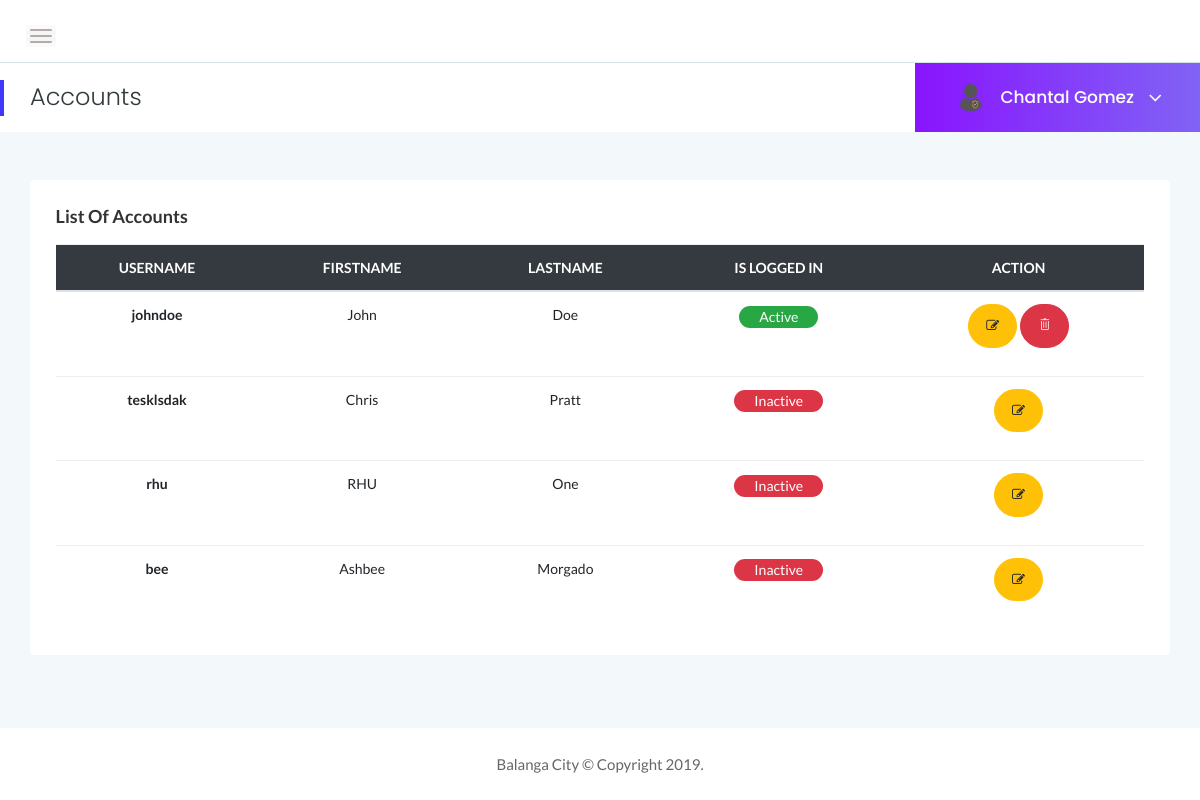
The app's page /admin/accounts.php (signed in), older data.
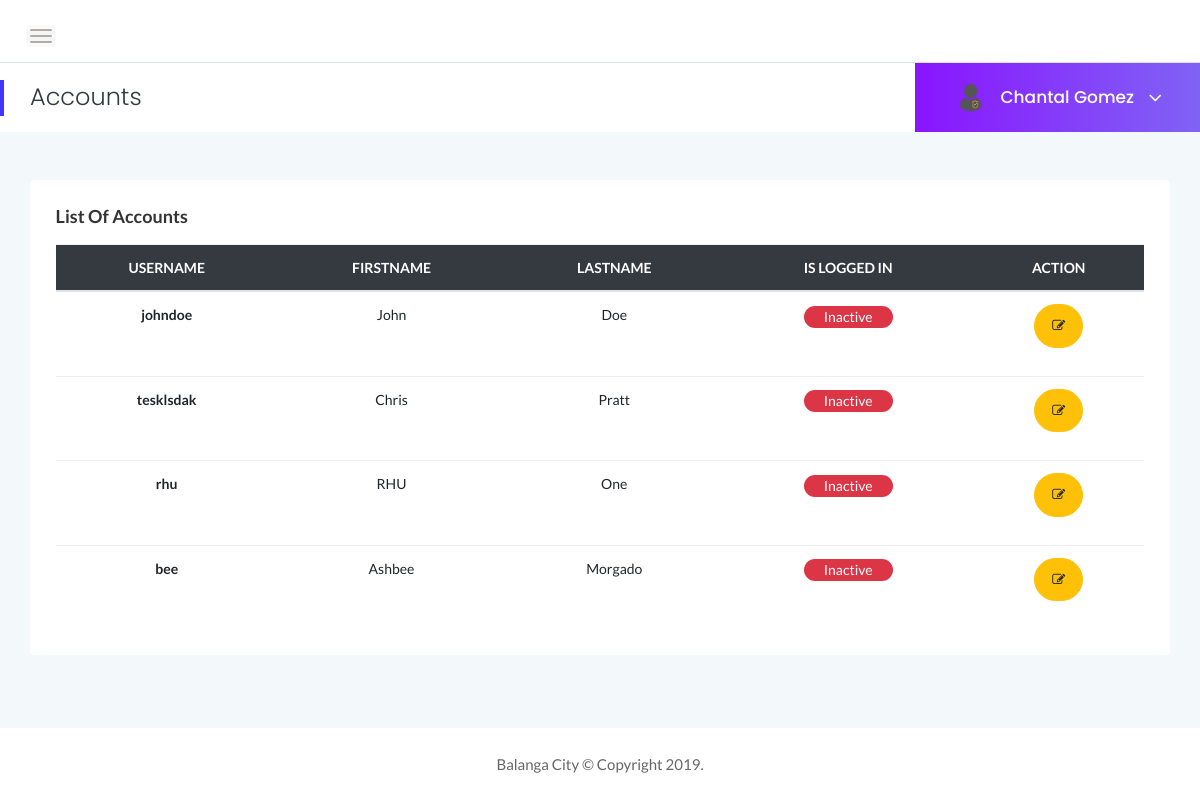
The same page, newer data.
### tables this page shows
CREATE TABLE `users` (
  `id` int(11) NOT NULL AUTO_INCREMENT,
  `username` varchar(255) DEFAULT NULL,
  `firstname` varchar(255) DEFAULT NULL,
  `isAdmin` tinyint(1) DEFAULT '0',
  `lastname` varchar(255) DEFAULT NULL,
  `password` varchar(255) DEFAULT NULL,
  `date_created` datetime DEFAULT CURRENT_TIMESTAMP,
  `date_updated` datetime DEFAULT CURRENT_TIMESTAMP,
  `isDeleted` tinyint(1) DEFAULT '0',
  `isLoggedIn` tinyint(1) DEFAULT '0',
  PRIMARY KEY (`id`)
);

### functions.php (called while the page is built, shortened)
<?php
function getName(){
	if(isset($_SESSION['user'])){
		return $_SESSION['user']['firstname'].' '.$_SESSION['user']['lastname'];
	}
	return "DEMO TEST";
}
function getUsers($isAdmin = false){
	$conn = mysqli_connect("localhost","root","","outbreak");
	$sql = "Select * from users where isDeleted=false and isAdmin = '$isAdmin'";
	$res = mysqli_fetch_all(mysqli_query($conn,$sql),MYSQLI_ASSOC);
	return $res;
}
?>

### admin/accounts.php (the view, shortened to what this page needs)
<!DOCTYPE html>
<html>
<head>
<?php
    include "../includes/head.php";
?>
</head>
<body>
    <div class="page-container">
        <div class="main-content">
            <div class="header-area">
                <div class="row align-items-center">
                    <div class="col-md-6 col-sm-8 clearfix">
                        <div class="nav-btn pull-left">
                            <span></span>
                            <span></span>
                            <span></span>
                        </div>
                    </div>
                </div>
            </div>
            <div class="page-title-area">
                <div class="row align-items-center">
                    <div class="col-sm-6">
                        <div class="breadcrumbs-area clearfix">
                            <h4 class="page-title pull-left">Accounts</h4>
                        </div>
                    </div>
                    <div class="col-sm-6 clearfix">
                        <div class="user-profile pull-right">
                            <img class="avatar user-thumb" src="../assets/images/author/avatar.png" alt="avatar">
                            <h4 class="user-name dropdown-toggle" data-toggle="dropdown"><?=getName()?> <i class="fa fa-angle-down"></i></h4>
                        </div>
                    </div>
                </div>
            </div>
            <div class="main-content-inner">
                <div class="col-lg-12 mt-5">
                        <div class="card">
                            <div class="card-body">
                                <h4 class="header-title">List of Accounts</h4>
                                <div class="single-table">
                                    <div class="table-responsive">
                                        <table class="table text-center">
                                            <thead class="text-uppercase bg-dark">
                                                <tr class="text-white">
                                                    <th scope="col">Username</th>
                                                    <th scope="col">Firstname</th>
                                                    <th scope="col">Lastname</th>
                                                    <th scope="col">Is Logged In</th>
                                                    <th scope="col">Action</th>
                                                </tr>
                                            </thead>
                                            <tbody>
                                            <?php
                                              $users = getUsers(false);
                                              foreach($users as $user){
                                            ?>
                                                <tr>
                                                    <th scope="row"><?=$user['username']?></th>
                                                    <td><?=ucfirst($user['firstname'])?></td>
                                                    <td><?=ucfirst($user['lastname'])?></td>
                                                    <td scope="row">
                                                        <?php if(!$user['isLoggedIn']){
                                                        ?>
                                                        <span class="status-p bg-danger">Inactive</span>
                                                        <?php }else{ ?>
                                                        <span class="status-p bg-success">Active</span>
                                                        <?php }?>
                                                    </td>
                                                    <td>
                                                        <button type=" button" id="<?=$user['id']?>" class="updateAccount btn btn-rounded btn-warning mb-3"><i class="fa fa-edit"></i></button>
                                                        <?php if(!$user['isLoggedIn']){
                                                        ?>
                                                        <?php }else{ ?>
                                                        <button type="button" id="<?=$user['id']?>" username="<?=$user['username']?>" class="deleteAccount btn btn-rounded btn-danger mb-3"><i class="ti-trash"></i></button>
                                                        <?php }?>
                                                    </td>
                                                </tr>
                                            <?php
                                            }
                                            ?>
                                            </tbody>
                                        </table>
                                    </div>
                                </div>
                            </div>
                        </div>
                    </div>
            </div>
        </div>
<?php
    include "../includes/footer.php";
?>
    </div>
</body>
</html>

### includes/head.php (shortened to what this page needs)
<link rel="stylesheet" href="../assets/css/bootstrap.min.css">
<link rel="stylesheet" href="../assets/css/font-awesome.min.css">
<link rel="stylesheet" href="../assets/css/themify-icons.css">
<link rel="stylesheet" href="../assets/css/metisMenu.css">
<link rel="stylesheet" href="../assets/css/owl.carousel.min.css">
<link rel="stylesheet" href="../assets/css/slicknav.min.css">
<link rel="stylesheet" href="https://www.amcharts.com/lib/3/plugins/export/export.css" type="text/css" media="all" />
<link rel="stylesheet" href="../assets/css/typography.css">
<link rel="stylesheet" href="../assets/css/default-css.css">
<link rel="stylesheet" href="../assets/css/styles.css">
<link rel="stylesheet" href="../assets/css/responsive.css">

### includes/footer.php (shortened to what this page needs)
<footer>
    <div class="footer-area">
        <p>Balanga City © Copyright 2019</a>.</p>
    </div>
</footer>

### assets/css/styles.css (style rules this page uses)
.page-container { width: 100%; height: 100%; min-height: 100vh; padding-left: 280px; -webkit-transition: padding-left 0.3s ease 0s; transition: padding-left 0.3s ease 0s; }
.card { border: none; border-radius: 4px; background-color: #fff; -webkit-transition: all 0.3s ease 0s; transition: all 0.3s ease 0s; }
.card-body { padding: 25.6px; padding: 1.6rem; }
.main-content { width: 100%; background: #F3F8FB; }
.main-content-inner { padding: 0 30px 50px; }
.header-area { padding: 15px 30px; background: #fff; border-bottom: 1px solid #d8e3e7; }
.nav-btn { margin-right: 30px; margin-top: 10px; cursor: pointer; }
.nav-btn span { display: block; width: 22px; height: 2px; background: #b3aaaa; margin: 4px 0; border-radius: 15px; -webkit-transition: all 0.3s ease 0s; transition: all 0.3s ease 0s; box-shadow: 0 0 0 4px rgba(99, 96, 96, 0.03); }
.page-title-area { padding: 0 30px; background: #fff; position: relative; }
.page-title-area:before { content: ''; position: absolute; left: 0; top: 50%; width: 4px; height: 36px; background: var(--primary-color); -webkit-transform: translateY(-50%); transform: translateY(-50%); }
.page-title { font-size: 24px; font-weight: 300; color: #313b3d; letter-spacing: 0; margin-right: 30px; }
.user-profile { margin-right: -30px; display: -webkit-box; display: -ms-flexbox; display: flex; -webkit-box-align: center; -ms-flex-align: center; align-items: center; -ms-flex-wrap: wrap; flex-wrap: wrap; background: -webkit-linear-gradient(left, #8914fe 0%, #8063f5 100%); background: linear-gradient(to right, #8914fe 0%, #8063f5 100%); padding: 17px 38px; position: relative; }
.user-profile img.avatar { height: 35px; width: 35px; border-radius: 50%; margin-right: 12px; }
.user-name { font-size: 17px; font-weight: 500; color: #fff; letter-spacing: 0; cursor: pointer; -webkit-user-select: none; -moz-user-select: none; -ms-user-select: none; user-select: none; }
.user-name i { margin-left: 10px; font-size: 21px; vertical-align: middle; position: relative; }
.notification-area .dropdown-toggle, .user-name.dropdown-toggle { position: relative; }
.notification-area .dropdown-toggle:after, .user-name.dropdown-toggle:after { display: none; }
.header-title { font-family: 'Lato', sans-serif; font-size: 18px; font-weight: 600; letter-spacing: 0; color: #333; text-transform: capitalize; margin-bottom: 17px; }
.footer-area { text-align: center; padding: 23px 0 19px; background: #fff; }
.footer-area p { color: #676666; margin-bottom: 0; }
.btn { padding: 11px 17px; font-size: 13px; letter-spacing: 0; }
.btn-rounded { border-radius: 50px; }
.single-table .table { margin-bottom: 0; }
table tr th { border-bottom: none; }
table tr th, table tr td { border-top: 1px solid rgba(120, 130, 140, 0.13) !important; }
.status-p { color: #fff; padding: 0px 20px 1px; border-radius: 20px; display: inline-block; text-transform: capitalize; vertical-align: middle; }
table tr td [class^="ti-"] { cursor: pointer; }

### assets/css/responsive.css (style rules this page uses)
@media (min-width: 1200px) and (max-width: 1364px) { .main-content-inner { padding: 0 15px 50px; } }
@media (min-width: 1200px) and (max-width: 1364px) { .page-container, .sbar_collapsed.page-container { padding-left: 0; } }

Row changes from the older to the newer data that the page shows:
changed users "johndoe": isLoggedIn "Active" → "Inactive"
